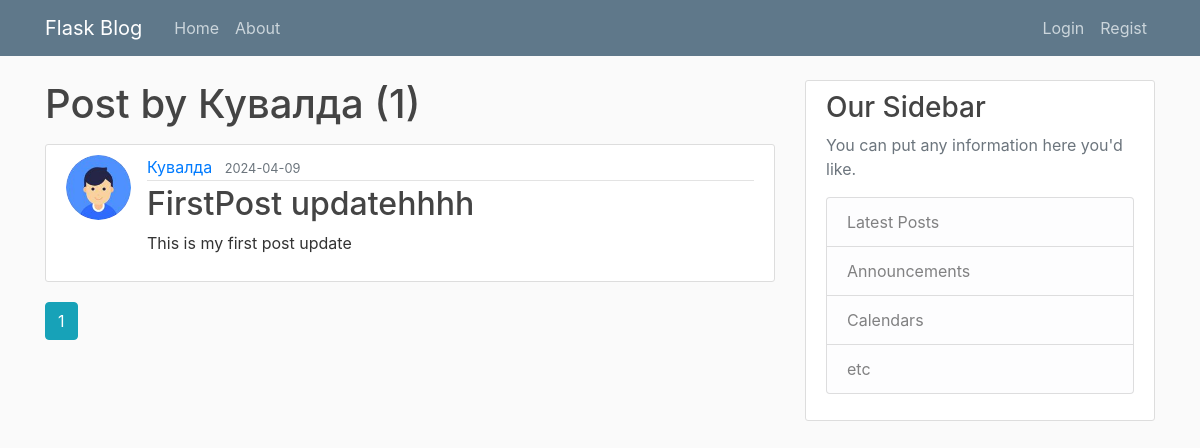
The app's page /user/Кувалда, older data.
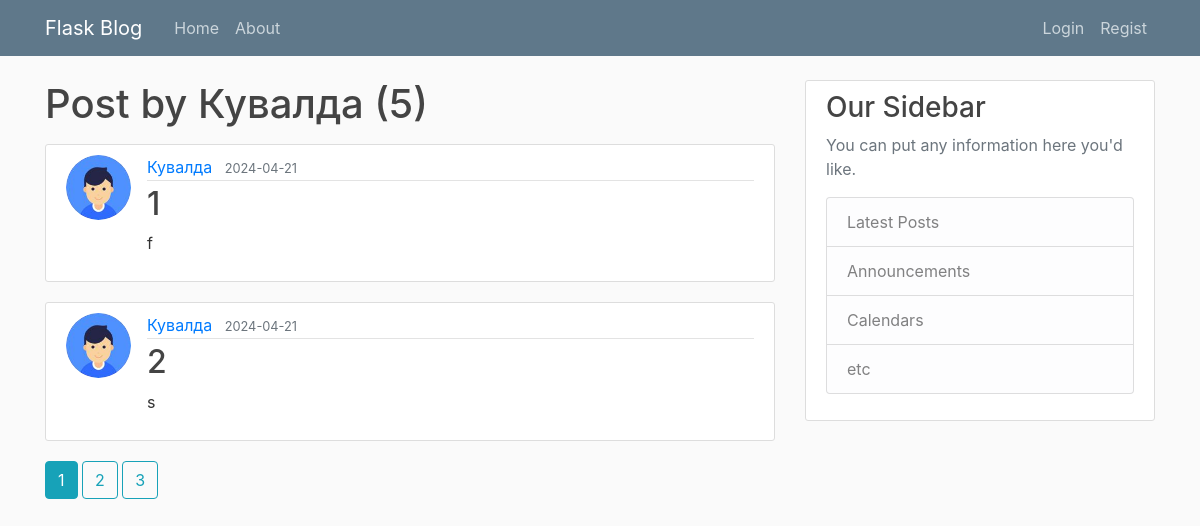
The same page, newer data.
### flaskblog/models.py (models this page shows, shortened)
class Post(db.Model):
    id = db.Column(db.Integer, primary_key=True)
    title = db.Column(db.String(80), nullable=False)
    date_posted = db.Column(db.DateTime, nullable=False, default= datetime.now(timezone.utc))
    content = db.Column(db.Text, nullable=False)
    user_id = db.Column(db.Integer, db.ForeignKey('user.id'), nullable=False)

class User(db.Model, UserMixin):
    id = db.Column(db.Integer, primary_key=True)
    username = db.Column(db.String(20), unique=True, nullable=False)
    email = db.Column(db.String(120), unique=True, nullable=False)
    image_file = db.Column(db.String(20), nullable=False, default='default.jpg')
    password = db.Column(db.String(60), nullable=False)
    posts = db.relationship('Post', backref='author', lazy=True)

### flaskblog/routs.py (the view)
@app.route("/user/<string:username>")
def user_posts(username):
    page = request.args.get('page', 1, type=int)
    user = User.query.filter_by(username=username).first_or_404()
    posts = Post.query.filter_by(author = user)\
        .order_by(Post.date_posted.desc())\
        .paginate(page=page ,per_page=2)#метод paginate позволяет разбивать выводимые посты на несколько страниц
    return render_template("user_posts.html", posts = posts, user = user)

### flaskblog/templates/user_posts.html (shortened to what this page needs)
{%extends "base.html" %}
{% block body %}
    <h1 class = "mb-3">Post by {{user.username}} ({{ posts.total }})</h1>
    {% for post in posts.items %}
        <article class="media content-section">
          <img class = "rounded-circle article-img" src="{{ url_for('static', filename = 'profile_pics/' + post.author.image_file) }}">
          <div class="media-body">
            <div class="article-metadata">
              <a class="mr-2" href="{{url_for('user_posts', username=post.author.username)}}">{{ post.author.username }}</a>
              <small class="text-muted">{{ post.date_posted.strftime('%Y-%m-%d') }}</small>
            </div>
            <h2><a class="article-title" href="{{ url_for('post', post_id = post.id) }}">{{ post.title }}</a></h2>
            <p class="article-content">{{ post.content }}</p>
          </div>
        </article>
    {% endfor %}
    {% for page_num in posts.iter_pages(left_edge=1, right_edge=1, left_current=1, right_current=2) %}
        {% if page_num %}
          {% if posts.page == page_num %}
            <a class="btn btn-info mb-4" href="{{url_for('user_posts', username = user.username, page=page_num) }}"> {{page_num}}</a>
          {% else %}
            <a class="btn btn-outline-info mb-4" href="{{url_for('user_posts', username = user.username, page=page_num) }}"> {{page_num}}</a>
          {% endif %}
        {% else %}
          ...
        {% endif %}
    {% endfor %}
{% endblock %}

Row changes from the older to the newer data that the page shows:
removed Post: image_file (picture), author.username "Кувалда", date_posted "2024-04-09", title "FirstPost updatehhhh", content "This is my first post update"
added Post: image_file (picture), author.username "Кувалда", date_posted "2024-04-21", title "1", content "f"
added Post: image_file (picture), author.username "Кувалда", date_posted "2024-04-21", title "2", content "s"
Text that changed along with them:
{{ posts.total }}: "1" → "5"
new list line: "2"
new list line: "3"
